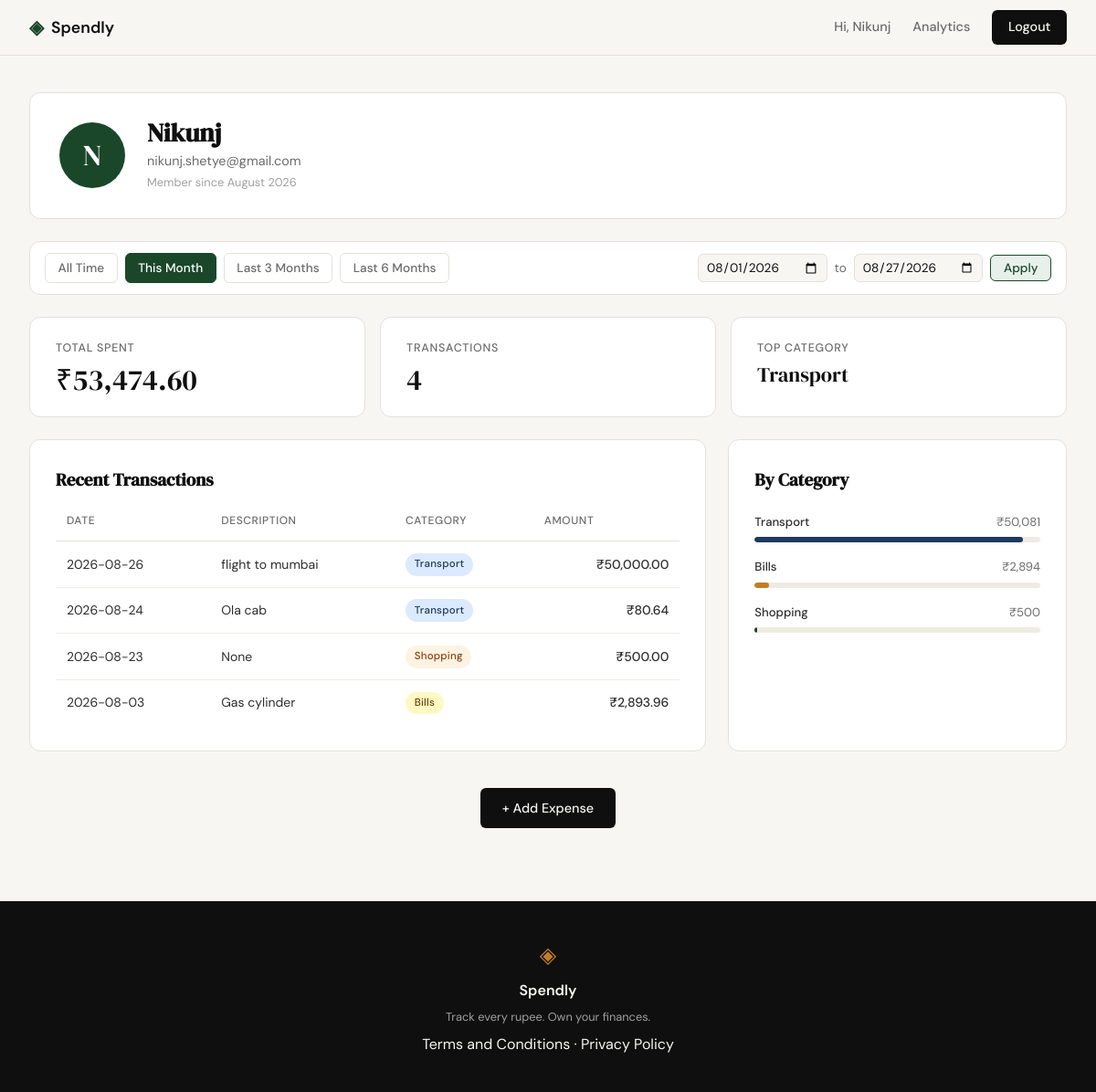
Screenshot of /profile?date_from=2026-08-01&date_to=2026-08-27 (signed in) with the database file from the repository.
### tables this page shows
CREATE TABLE users (
            id            INTEGER PRIMARY KEY AUTOINCREMENT,
            name          TEXT    NOT NULL,
            email         TEXT    UNIQUE NOT NULL,
            password_hash TEXT    NOT NULL,
            created_at    TEXT    DEFAULT (datetime('now'))
        );

CREATE TABLE expenses (
            id          INTEGER PRIMARY KEY AUTOINCREMENT,
            user_id     INTEGER NOT NULL REFERENCES users(id),
            amount      REAL    NOT NULL,
            category    TEXT    NOT NULL,
            date        TEXT    NOT NULL,
            description TEXT,
            created_at  TEXT    DEFAULT (datetime('now'))
        );

### app.py (the view)
@app.route("/profile")
def profile():
    if not session.get("user_id"):
        return redirect(url_for("login"))
    uid = session["user_id"]
    user = get_user_by_id(uid)
    if user is None:
        session.clear()
        return redirect(url_for("login"))
    today     = date.today()
    today_str = today.strftime("%Y-%m-%d")
    date_from = parse_date(request.args.get("date_from", ""))
    date_to   = parse_date(request.args.get("date_to", ""))
    if bool(date_from) != bool(date_to):
        flash("Please provide both a start and end date.", "error")
        date_from = date_to = None
    elif date_from and date_to and date_from > date_to:
        flash("Start date must be before end date.", "error")
        date_from = date_to = None
    first_of_month   = today.replace(day=1).strftime("%Y-%m-%d")
    three_months_ago = (today - timedelta(days=90)).strftime("%Y-%m-%d")
    six_months_ago   = (today - timedelta(days=180)).strftime("%Y-%m-%d")
    preset_dates = {
        "this_month": {"date_from": first_of_month,   "date_to": today_str},
        "3m":         {"date_from": three_months_ago,  "date_to": today_str},
        "6m":         {"date_from": six_months_ago,    "date_to": today_str},
    }
    if date_from is None and date_to is None:
        active_preset = "all"
    elif date_from == first_of_month and date_to == today_str:
        active_preset = "this_month"
    elif date_from == three_months_ago and date_to == today_str:
        active_preset = "3m"
    elif date_from == six_months_ago and date_to == today_str:
        active_preset = "6m"
    else:
        active_preset = "custom"
    stats        = get_summary_stats(uid, date_from=date_from, date_to=date_to)
    transactions = get_recent_transactions(uid, limit=10, date_from=date_from, date_to=date_to)
    categories   = get_category_breakdown(uid, date_from=date_from, date_to=date_to)
    return render_template("profile.html",
        user=user, stats=stats,
        transactions=transactions, categories=categories,
        date_from=date_from or "", date_to=date_to or "",
        active_preset=active_preset,
        preset_dates=preset_dates,
    )

### app.py (called while the page is built)
def parse_date(val):
    try:
        datetime.strptime(val, "%Y-%m-%d")
        return val
    except (ValueError, TypeError):
        return None

### database/db.py (called while the page is built)
def get_db():
    conn = sqlite3.connect(DB_PATH)
    conn.row_factory = sqlite3.Row
    conn.execute("PRAGMA foreign_keys = ON")
    return conn

### database/queries.py (called while the page is built)
def get_user_by_id(user_id):
    conn = get_db()
    row = conn.execute(
        "SELECT name, email, created_at FROM users WHERE id = ?", (user_id,)
    ).fetchone()
    conn.close()
    if row is None:
        return None
    dt = datetime.fromisoformat(row["created_at"])
    return {
        "name": row["name"],
        "email": row["email"],
        "created_at": dt.strftime("%B %Y"),
    }

### templates/profile.html (shortened to what this page needs)
{% extends "base.html" %}
{% block content %}
<div class="profile-page">
    <div class="profile-header">
        <div class="profile-header-card">
            <div class="profile-avatar">{{ user.name[0] }}</div>
            <div class="profile-meta">
                <h2 class="profile-name">{{ user.name }}</h2>
                <p class="profile-email">{{ user.email }}</p>
                <p class="profile-since">Member since {{ user.created_at }}</p>
            </div>
        </div>
    </div>
    <div class="period-filter">
        <div class="period-filter__presets">
            <a href="{{ url_for('profile') }}"
               class="period-filter__link{% if active_preset == 'all' %} is-active{% endif %}">All Time</a>
            <a href="{{ url_for('profile', date_from=preset_dates.this_month.date_from, date_to=preset_dates.this_month.date_to) }}"
               class="period-filter__link{% if active_preset == 'this_month' %} is-active{% endif %}">This Month</a>
            <a href="{{ url_for('profile', date_from=preset_dates['3m'].date_from, date_to=preset_dates['3m'].date_to) }}"
               class="period-filter__link{% if active_preset == '3m' %} is-active{% endif %}">Last 3 Months</a>
            <a href="{{ url_for('profile', date_from=preset_dates['6m'].date_from, date_to=preset_dates['6m'].date_to) }}"
               class="period-filter__link{% if active_preset == '6m' %} is-active{% endif %}">Last 6 Months</a>
        </div>
        <form class="period-filter__custom" method="GET" action="{{ url_for('profile') }}">
            <input type="date" name="date_from" value="{{ date_from }}" class="period-filter__input">
            <span class="period-filter__sep">to</span>
            <input type="date" name="date_to" value="{{ date_to }}" class="period-filter__input">
            <button type="submit" class="period-filter__apply">Apply</button>
        </form>
    </div>
    <div class="profile-stat-row">
        <div class="profile-stat-card">
            <span class="profile-stat-label">Total Spent</span>
            <span class="profile-stat-value">{{ stats.total }}</span>
        </div>
        <div class="profile-stat-card">
            <span class="profile-stat-label">Transactions</span>
            <span class="profile-stat-value">{{ stats.count }}</span>
        </div>
        <div class="profile-stat-card">
            <span class="profile-stat-label">Top Category</span>
            <span class="profile-stat-value profile-stat-value--text">{{ stats.top_cat }}</span>
        </div>
    </div>
    <div class="profile-grid">
        <div class="profile-main">
            <h3 class="section-title">Recent Transactions</h3>
            <table class="tx-table">
                <thead>
                    <tr>
                        <th>Date</th>
                        <th>Description</th>
                        <th>Category</th>
                        <th>Amount</th>
                    </tr>
                </thead>
                <tbody>
                    {% for tx in transactions %}
                    <tr>
                        <td>{{ tx.date }}</td>
                        <td>{{ tx.description }}</td>
                        <td><span class="cat-badge cat-badge--{{ tx.category | lower }}">{{ tx.category }}</span></td>
                        <td class="tx-amount">{{ tx.amount }}</td>
                    </tr>
                    {% endfor %}
                </tbody>
            </table>
        </div>
        <div class="profile-sidebar">
            <h3 class="section-title">By Category</h3>
            {% for cat in categories %}
            <div class="cat-row">
                <div class="cat-row-header">
                    <span class="cat-row-name">{{ cat.name }}</span>
                    <span class="cat-row-total">{{ cat.total }}</span>
                </div>
                <div class="cat-bar-track">
                    <div class="cat-bar cat-bar--{{ cat.name | lower }}" data-width="{{ cat.pct }}"></div>
                </div>
            </div>
            {% endfor %}
        </div>
    </div>
    <div class="profile-cta">
        <a href="{{ url_for('add_expense') }}" class="btn-primary">+ Add Expense</a>
    </div>
</div>
{% endblock %}

### templates/base.html (shortened to what this page needs)
<!DOCTYPE html>
<html lang="en">
<head>
    <link rel="stylesheet" href="{{ url_for('static', filename='css/style.css') }}">
</head>
<body>
    <nav class="navbar">
        <div class="nav-inner">
            <a href="{{ url_for('landing') }}" class="nav-brand">
                <span class="brand-icon">◈</span>
                <span class="brand-name">Spendly</span>
            </a>
            <div class="nav-links">
                {% if session.get('user_id') %}
                <span class="nav-user">Hi, {{ session['user_name'].split()[0] }}</span>
                <a href="{{ url_for('analytics') }}" class="{% if request.endpoint == 'analytics' %}nav-active{% endif %}">Analytics</a>
                <a href="{{ url_for('logout') }}" class="nav-cta">Logout</a>
                {% else %}
                <a href="{{ url_for('login') }}">Sign in</a>
                <a href="{{ url_for('register') }}" class="nav-cta">Get started</a>
                {% endif %}
            </div>
        </div>
    </nav>
    <main class="main-content">
        {% block content %}{% endblock %}
    </main>
    <footer class="footer">
        <div class="footer-inner">
            <span class="brand-icon">◈</span>
            <span class="footer-name">Spendly</span>
            <p class="footer-copy">Track every rupee. Own your finances.</p>
            <p><a href="/terms">Terms and Conditions</a> &middot; <a href="/privacy">Privacy Policy</a></p>
        </div>
    </footer>
</body>
</html>

### rows the page displays
users: user_name "Nikunj", name "N", name "Nikunj", email "nikunj.shetye@gmail.com"
expenses: top_cat "Transport", date "2026-08-24", description "Ola cab", category "Transport", amount "₹80.64"
expenses: date "2026-08-26", description "flight to mumbai", category "Transport", amount "₹50,000.00"
expenses: date "2026-08-23", description "None", category "Shopping", amount "₹500.00"
expenses: date "2026-08-03", description "Gas cylinder", category "Bills", amount "₹2,893.96"

### other values shown
{{ user.created_at }} "August 2026"
{{ stats.total }} "₹53,474.60"
{{ stats.count }} "4"
{{ cat.name }} "Transport" "Bills" "Shopping"
{{ cat.total }} "₹50,081" "₹2,894" "₹500"
